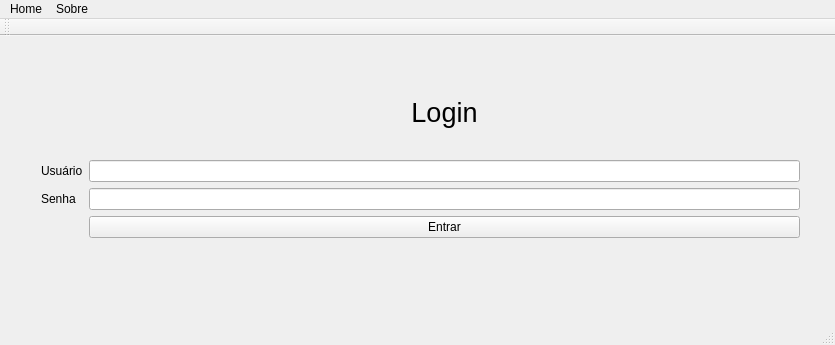
<?xml version="1.0" encoding="UTF-8"?>
<ui version="4.0">
 <class>QtGuiApplication1Class</class>
 <widget class="QMainWindow" name="QtGuiApplication1Class">
  <property name="windowModality">
   <enum>Qt::NonModal</enum>
  </property>
  <property name="geometry">
   <rect>
    <x>0</x>
    <y>0</y>
    <width>835</width>
    <height>345</height>
   </rect>
  </property>
  <property name="windowTitle">
   <string>Control</string>
  </property>
  <widget class="QWidget" name="centralWidget">
   <widget class="QWidget" name="formLayoutWidget">
    <property name="geometry">
     <rect>
      <x>30</x>
      <y>50</y>
      <width>781</width>
      <height>211</height>
     </rect>
    </property>
    <layout class="QFormLayout" name="formLayout">
     <item row="2" column="0">
      <widget class="QLabel" name="label_2">
       <property name="text">
        <string>Usuário</string>
       </property>
      </widget>
     </item>
     <item row="2" column="1">
      <widget class="QLineEdit" name="lineEdit"/>
     </item>
     <item row="3" column="0">
      <widget class="QLabel" name="label_3">
       <property name="text">
        <string>Senha</string>
       </property>
      </widget>
     </item>
     <item row="3" column="1">
      <widget class="QLineEdit" name="lineEdit_2">
       <property name="inputMethodHints">
        <set>Qt::ImhHiddenText|Qt::ImhNoAutoUppercase|Qt::ImhNoPredictiveText|Qt::ImhSensitiveData</set>
       </property>
       <property name="echoMode">
        <enum>QLineEdit::Password</enum>
       </property>
      </widget>
     </item>
     <item row="4" column="1">
      <widget class="QPushButton" name="botaoLogin">
       <property name="text">
        <string>Entrar</string>
       </property>
       <property name="checkable">
        <bool>false</bool>
       </property>
      </widget>
     </item>
     <item row="6" column="1">
      <widget class="QLabel" name="label_4">
       <property name="enabled">
        <bool>true</bool>
       </property>
       <property name="palette">
        <palette>
         <active>
          <colorrole role="WindowText">
           <brush brushstyle="SolidPattern">
            <color alpha="255">
             <red>0</red>
             <green>0</green>
             <blue>0</blue>
            </color>
           </brush>
          </colorrole>
          <colorrole role="Button">
           <brush brushstyle="SolidPattern">
            <color alpha="255">
             <red>255</red>
             <green>0</green>
             <blue>0</blue>
            </color>
           </brush>
          </colorrole>
          <colorrole role="Light">
           <brush brushstyle="SolidPattern">
            <color alpha="255">
             <red>255</red>
             <green>127</green>
             <blue>127</blue>
            </color>
           </brush>
          </colorrole>
          <colorrole role="Midlight">
           <brush brushstyle="SolidPattern">
            <color alpha="255">
             <red>255</red>
             <green>63</green>
             <blue>63</blue>
            </color>
           </brush>
          </colorrole>
          <colorrole role="Dark">
           <brush brushstyle="SolidPattern">
            <color alpha="255">
             <red>127</red>
             <green>0</green>
             <blue>0</blue>
            </color>
           </brush>
          </colorrole>
          <colorrole role="Mid">
           <brush brushstyle="SolidPattern">
            <color alpha="255">
             <red>170</red>
             <green>0</green>
             <blue>0</blue>
            </color>
           </brush>
          </colorrole>
          <colorrole role="Text">
           <brush brushstyle="SolidPattern">
            <color alpha="255">
             <red>0</red>
             <green>0</green>
             <blue>0</blue>
            </color>
           </brush>
          </colorrole>
          <colorrole role="BrightText">
           <brush brushstyle="SolidPattern">
            <color alpha="255">
             <red>255</red>
             <green>255</green>
             <blue>255</blue>
            </color>
           </brush>
          </colorrole>
          <colorrole role="ButtonText">
           <brush brushstyle="SolidPattern">
            <color alpha="255">
             <red>0</red>
             <green>0</green>
             <blue>0</blue>
            </color>
           </brush>
          </colorrole>
          <colorrole role="Base">
           <brush brushstyle="SolidPattern">
            <color alpha="255">
             <red>255</red>
             <green>255</green>
             <blue>255</blue>
            </color>
           </brush>
          </colorrole>
          <colorrole role="Window">
           <brush brushstyle="SolidPattern">
            <color alpha="255">
             <red>255</red>
             <green>0</green>
             <blue>0</blue>
            </color>
           </brush>
          </colorrole>
          <colorrole role="Shadow">
           <brush brushstyle="SolidPattern">
            <color alpha="255">
             <red>0</red>
             <green>0</green>
             <blue>0</blue>
            </color>
           </brush>
          </colorrole>
          <colorrole role="AlternateBase">
           <brush brushstyle="SolidPattern">
            <color alpha="255">
             <red>255</red>
             <green>127</green>
             <blue>127</blue>
            </color>
           </brush>
          </colorrole>
          <colorrole role="ToolTipBase">
           <brush brushstyle="SolidPattern">
            <color alpha="255">
             <red>255</red>
             <green>255</green>
             <blue>220</blue>
            </color>
           </brush>
          </colorrole>
          <colorrole role="ToolTipText">
           <brush brushstyle="SolidPattern">
            <color alpha="255">
             <red>0</red>
             <green>0</green>
             <blue>0</blue>
            </color>
           </brush>
          </colorrole>
          <colorrole role="PlaceholderText">
           <brush brushstyle="SolidPattern">
            <color alpha="128">
             <red>0</red>
             <green>0</green>
             <blue>0</blue>
            </color>
           </brush>
          </colorrole>
         </active>
         <inactive>
          <colorrole role="WindowText">
           <brush brushstyle="SolidPattern">
            <color alpha="255">
             <red>0</red>
             <green>0</green>
             <blue>0</blue>
            </color>
           </brush>
          </colorrole>
          <colorrole role="Button">
           <brush brushstyle="SolidPattern">
            <color alpha="255">
             <red>255</red>
             <green>0</green>
             <blue>0</blue>
            </color>
           </brush>
          </colorrole>
          <colorrole role="Light">
           <brush brushstyle="SolidPattern">
            <color alpha="255">
             <red>255</red>
             <green>127</green>
             <blue>127</blue>
            </color>
           </brush>
          </colorrole>
          <colorrole role="Midlight">
           <brush brushstyle="SolidPattern">
            <color alpha="255">
             <red>255</red>
             <green>63</green>
             <blue>63</blue>
            </color>
           </brush>
          </colorrole>
          <colorrole role="Dark">
           <brush brushstyle="SolidPattern">
            <color alpha="255">
             <red>127</red>
             <green>0</green>
             <blue>0</blue>
            </color>
           </brush>
          </colorrole>
          <colorrole role="Mid">
           <brush brushstyle="SolidPattern">
            <color alpha="255">
             <red>170</red>
             <green>0</green>
             <blue>0</blue>
            </color>
           </brush>
          </colorrole>
          <colorrole role="Text">
           <brush brushstyle="SolidPattern">
            <color alpha="255">
             <red>0</red>
             <green>0</green>
             <blue>0</blue>
            </color>
           </brush>
          </colorrole>
          <colorrole role="BrightText">
           <brush brushstyle="SolidPattern">
            <color alpha="255">
             <red>255</red>
             <green>255</green>
             <blue>255</blue>
            </color>
           </brush>
          </colorrole>
          <colorrole role="ButtonText">
           <brush brushstyle="SolidPattern">
            <color alpha="255">
             <red>0</red>
             <green>0</green>
             <blue>0</blue>
            </color>
           </brush>
          </colorrole>
          <colorrole role="Base">
           <brush brushstyle="SolidPattern">
            <color alpha="255">
             <red>255</red>
             <green>255</green>
             <blue>255</blue>
            </color>
           </brush>
          </colorrole>
          <colorrole role="Window">
           <brush brushstyle="SolidPattern">
            <color alpha="255">
             <red>255</red>
             <green>0</green>
             <blue>0</blue>
            </color>
           </brush>
          </colorrole>
          <colorrole role="Shadow">
           <brush brushstyle="SolidPattern">
            <color alpha="255">
             <red>0</red>
             <green>0</green>
             <blue>0</blue>
            </color>
           </brush>
          </colorrole>
          <colorrole role="AlternateBase">
           <brush brushstyle="SolidPattern">
            <color alpha="255">
             <red>255</red>
             <green>127</green>
             <blue>127</blue>
            </color>
           </brush>
          </colorrole>
          <colorrole role="ToolTipBase">
           <brush brushstyle="SolidPattern">
            <color alpha="255">
             <red>255</red>
             <green>255</green>
             <blue>220</blue>
            </color>
           </brush>
          </colorrole>
          <colorrole role="ToolTipText">
           <brush brushstyle="SolidPattern">
            <color alpha="255">
             <red>0</red>
             <green>0</green>
             <blue>0</blue>
            </color>
           </brush>
          </colorrole>
          <colorrole role="PlaceholderText">
           <brush brushstyle="SolidPattern">
            <color alpha="128">
             <red>0</red>
             <green>0</green>
             <blue>0</blue>
            </color>
           </brush>
          </colorrole>
         </inactive>
         <disabled>
          <colorrole role="WindowText">
           <brush brushstyle="SolidPattern">
            <color alpha="255">
             <red>127</red>
             <green>0</green>
             <blue>0</blue>
            </color>
           </brush>
          </colorrole>
          <colorrole role="Button">
           <brush brushstyle="SolidPattern">
            <color alpha="255">
             <red>255</red>
             <green>0</green>
             <blue>0</blue>
            </color>
           </brush>
          </colorrole>
          <colorrole role="Light">
           <brush brushstyle="SolidPattern">
            <color alpha="255">
             <red>255</red>
             <green>127</green>
             <blue>127</blue>
            </color>
           </brush>
          </colorrole>
          <colorrole role="Midlight">
           <brush brushstyle="SolidPattern">
            <color alpha="255">
             <red>255</red>
             <green>63</green>
             <blue>63</blue>
            </color>
           </brush>
          </colorrole>
          <colorrole role="Dark">
           <brush brushstyle="SolidPattern">
            <color alpha="255">
             <red>127</red>
             <green>0</green>
             <blue>0</blue>
            </color>
           </brush>
          </colorrole>
          <colorrole role="Mid">
           <brush brushstyle="SolidPattern">
            <color alpha="255">
             <red>170</red>
             <green>0</green>
             <blue>0</blue>
            </color>
           </brush>
          </colorrole>
          <colorrole role="Text">
           <brush brushstyle="SolidPattern">
            <color alpha="255">
             <red>127</red>
             <green>0</green>
             <blue>0</blue>
            </color>
           </brush>
          </colorrole>
          <colorrole role="BrightText">
           <brush brushstyle="SolidPattern">
            <color alpha="255">
             <red>255</red>
             <green>255</green>
             <blue>255</blue>
            </color>
           </brush>
          </colorrole>
          <colorrole role="ButtonText">
           <brush brushstyle="SolidPattern">
            <color alpha="255">
             <red>127</red>
             <green>0</green>
             <blue>0</blue>
            </color>
           </brush>
          </colorrole>
          <colorrole role="Base">
           <brush brushstyle="SolidPattern">
            <color alpha="255">
             <red>255</red>
             <green>0</green>
             <blue>0</blue>
            </color>
           </brush>
          </colorrole>
          <colorrole role="Window">
           <brush brushstyle="SolidPattern">
            <color alpha="255">
             <red>255</red>
             <green>0</green>
             <blue>0</blue>
            </color>
           </brush>
          </colorrole>
          <colorrole role="Shadow">
           <brush brushstyle="SolidPattern">
            <color alpha="255">
             <red>0</red>
             <green>0</green>
             <blue>0</blue>
            </color>
           </brush>
          </colorrole>
          <colorrole role="AlternateBase">
           <brush brushstyle="SolidPattern">
            <color alpha="255">
             <red>255</red>
             <green>0</green>
             <blue>0</blue>
            </color>
           </brush>
          </colorrole>
          <colorrole role="ToolTipBase">
           <brush brushstyle="SolidPattern">
            <color alpha="255">
             <red>255</red>
             <green>255</green>
             <blue>220</blue>
            </color>
           </brush>
          </colorrole>
          <colorrole role="ToolTipText">
           <brush brushstyle="SolidPattern">
            <color alpha="255">
             <red>0</red>
             <green>0</green>
             <blue>0</blue>
            </color>
           </brush>
          </colorrole>
          <colorrole role="PlaceholderText">
           <brush brushstyle="SolidPattern">
            <color alpha="128">
             <red>0</red>
             <green>0</green>
             <blue>0</blue>
            </color>
           </brush>
          </colorrole>
         </disabled>
        </palette>
       </property>
       <property name="text">
        <string/>
       </property>
       <property name="textFormat">
        <enum>Qt::AutoText</enum>
       </property>
       <property name="alignment">
        <set>Qt::AlignCenter</set>
       </property>
      </widget>
     </item>
     <item row="0" column="1">
      <widget class="QLabel" name="label">
       <property name="font">
        <font>
         <family>MS UI Gothic</family>
         <pointsize>20</pointsize>
        </font>
       </property>
       <property name="text">
        <string>Login</string>
       </property>
       <property name="alignment">
        <set>Qt::AlignCenter</set>
       </property>
      </widget>
     </item>
     <item row="1" column="1">
      <spacer name="horizontalSpacer">
       <property name="orientation">
        <enum>Qt::Horizontal</enum>
       </property>
       <property name="sizeHint" stdset="0">
        <size>
         <width>40</width>
         <height>20</height>
        </size>
       </property>
      </spacer>
     </item>
     <item row="5" column="1">
      <spacer name="horizontalSpacer_2">
       <property name="orientation">
        <enum>Qt::Horizontal</enum>
       </property>
       <property name="sizeHint" stdset="0">
        <size>
         <width>40</width>
         <height>20</height>
        </size>
       </property>
      </spacer>
     </item>
    </layout>
   </widget>
  </widget>
  <widget class="QToolBar" name="mainToolBar">
   <attribute name="toolBarArea">
    <enum>TopToolBarArea</enum>
   </attribute>
   <attribute name="toolBarBreak">
    <bool>false</bool>
   </attribute>
  </widget>
  <widget class="QStatusBar" name="statusBar"/>
  <widget class="QMenuBar" name="menuBar">
   <property name="geometry">
    <rect>
     <x>0</x>
     <y>0</y>
     <width>835</width>
     <height>21</height>
    </rect>
   </property>
   <widget class="QMenu" name="menuTeste">
    <property name="title">
     <string>Home</string>
    </property>
   </widget>
   <widget class="QMenu" name="menuSobre">
    <property name="title">
     <string>Sobre</string>
    </property>
   </widget>
   <addaction name="menuTeste"/>
   <addaction name="menuSobre"/>
  </widget>
 </widget>
 <layoutdefault spacing="6" margin="11"/>
 <resources>
  <include location="QtGuiApplication1.qrc"/>
 </resources>
 <connections/>
</ui>
